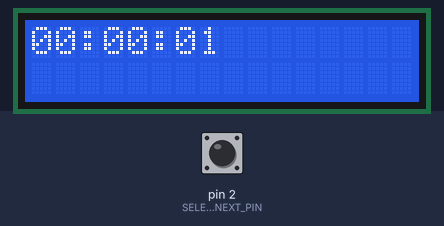
Simulated run of this sketch. Board: Arduino Uno, built with avr-gcc and run on an emulated ATmega328P. On the bench: 16×2 character LCD. Inputs (shaded band) come from the test bench; at power-on: pin 2 (SELECT_NEXT_PIN) LOW. What the sketch prints to the serial monitor is not drawn.

Above: at 1.6 s.
1.7 s: pin 2 (SELECT_NEXT_PIN) pulled HIGH for 0.15 s
At 2.1 s:
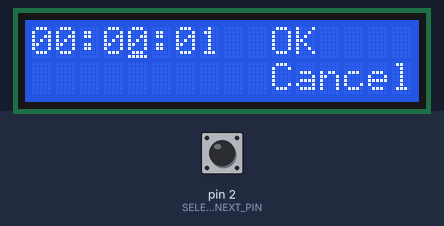
3.3 s: pin 2 (SELECT_NEXT_PIN) pulled HIGH for 1 s
At 5.0 s:
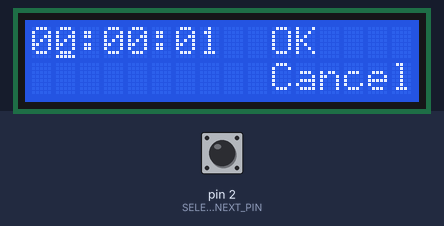
Timing chart, 0 to 6.5 s (numbered marks = the images above; inputs shaded):
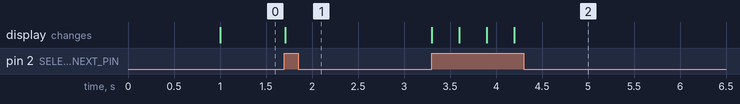

Measured:
- after the input at 1.7 s, the display: changes at once (image 1)
- after the input at 3.3 s, the display: first changes at once (image 2 shows a later state)

The sketch:

E5_electrical_experiment_clock_lcd.ino
```cpp
#include <LiquidCrystal.h>
#include <MsTimer2.h>

// LiquidCrystal(rs, rw, enable, d4, d5, d6, d7)
LiquidCrystal lcd(13, 12, 11, 10, 9, 8, 7);

#define SELECT_NEXT_PIN 2
#define ADD_TIME_PIN 1

boolean isConfig = false;

// unsigned long seconds = 82738;
unsigned long seconds = 0;
unsigned long tmp_seconds = seconds;
int cursor = 0;

// col, row
char cursorPostions[5][2] = {
    {1, 0},   //  hour
    {4, 0},   //  minute
    {7, 0},   //  second
    {10, 0},  //  OK
    {10, 1},  //  Cancel
};

void countUp() {
  seconds++;
  if (isConfig == false) {
    lcd.clear();
    lcd.print(formatTime(seconds));
  }
}

String formatTime(unsigned long raw_s) {
  Serial.println(raw_s);
  int h = raw_s / 3600;
  int m = raw_s / 60 % 60;
  int s = raw_s % 60;

  char time[20];
  sprintf(time, "%02d:%02d:%02d", h, m, s);
  Serial.println(time);
  return time;
}

void addTime() {
  if (cursor == 0) {
    if (((tmp_seconds + 3600) / 3600) < 24)
      tmp_seconds += 3600;
    else
      tmp_seconds -= tmp_seconds / 3600 * 3600;
  }
  if (cursor == 1) {
    if (((tmp_seconds + 60) / 60 % 60) != 0)
      tmp_seconds += 60;
    else
      tmp_seconds -= (tmp_seconds / 60 % 60) * 60;
  }
  if (cursor == 2) {
    if (((tmp_seconds + 1) % 60) != 0)
      tmp_seconds += 1;
    else
      tmp_seconds -= tmp_seconds % 60;
  }

  lcd.clear();
  lcd.print(formatTime(tmp_seconds) + "  OK");
  lcd.setCursor(0, 1);
  lcd.print("          Cancel");
  lcd.setCursor(cursorPostions[cursor][0], cursorPostions[cursor][1]);
}

void ok() {
  seconds = tmp_seconds;
  isConfig = false;
}

void cancel() {
  isConfig = false;
}

void setup() {
  pinMode(SELECT_NEXT_PIN, INPUT);
  pinMode(ADD_TIME_PIN, INPUT);

  MsTimer2::set(1000, countUp);
  MsTimer2::start();

  lcd.begin(16, 2);
  lcd.clear();
  lcd.setCursor(0, 0);
  lcd.print(formatTime(seconds));
  Serial.begin(9600);
}

void next_cursor() {
  cursor = ++cursor % 5;
  lcd.setCursor(cursorPostions[cursor][0], cursorPostions[cursor][1]);
}

void loop() {
  if (isConfig == false) {
    if (digitalRead(SELECT_NEXT_PIN) == HIGH) {
      isConfig = true;
      tmp_seconds = seconds;
      lcd.clear();
      lcd.print(formatTime(tmp_seconds) + "  OK");
      lcd.cursor();
      lcd.setCursor(0, 1);
      lcd.print("          Cancel");
      lcd.setCursor(cursorPostions[cursor][0], cursorPostions[cursor][1]);
    }
    lcd.noCursor();
  }

  if (isConfig == true) {
    lcd.cursor();

    if (digitalRead(SELECT_NEXT_PIN) == HIGH) {
      next_cursor();
      delay(300);
    }

    if (digitalRead(ADD_TIME_PIN) == HIGH) {
      if (cursor <= 2) addTime();
      if (cursor == 3) ok();
      if (cursor == 4) cancel();
      delay(300);
    }
  }
}
```
